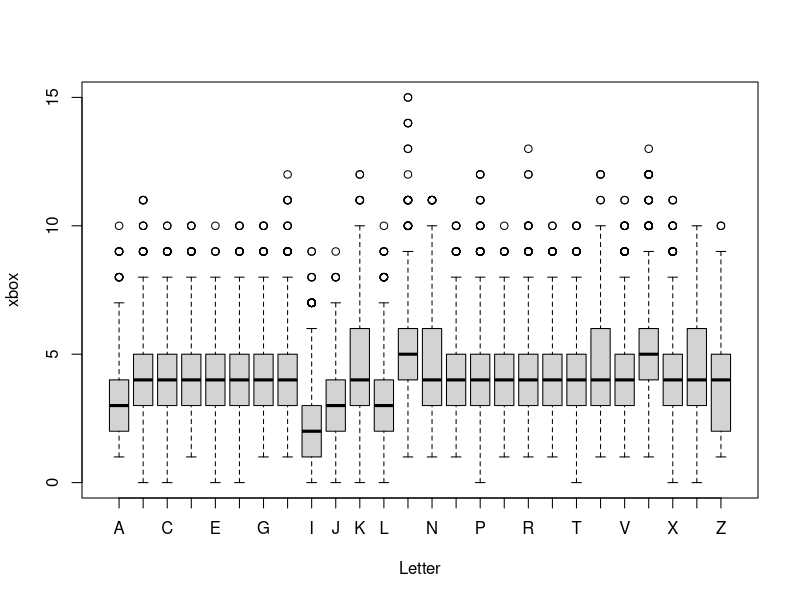
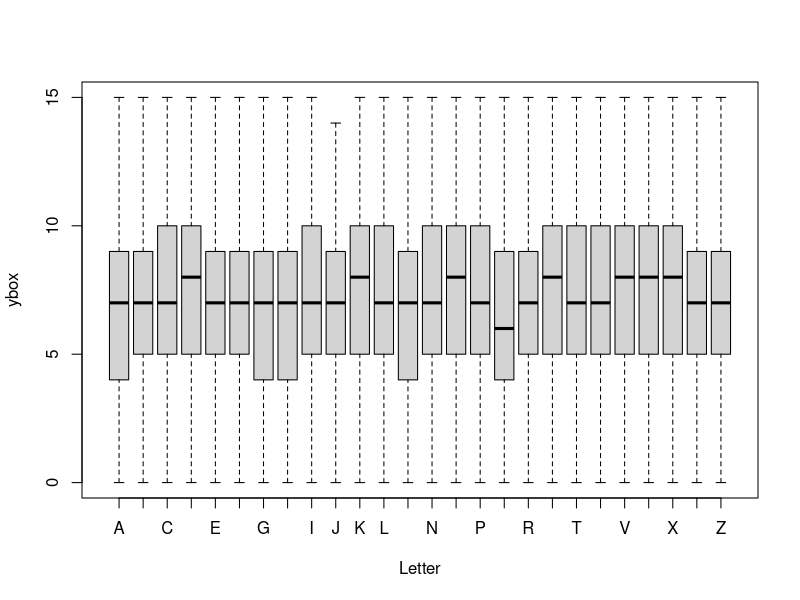
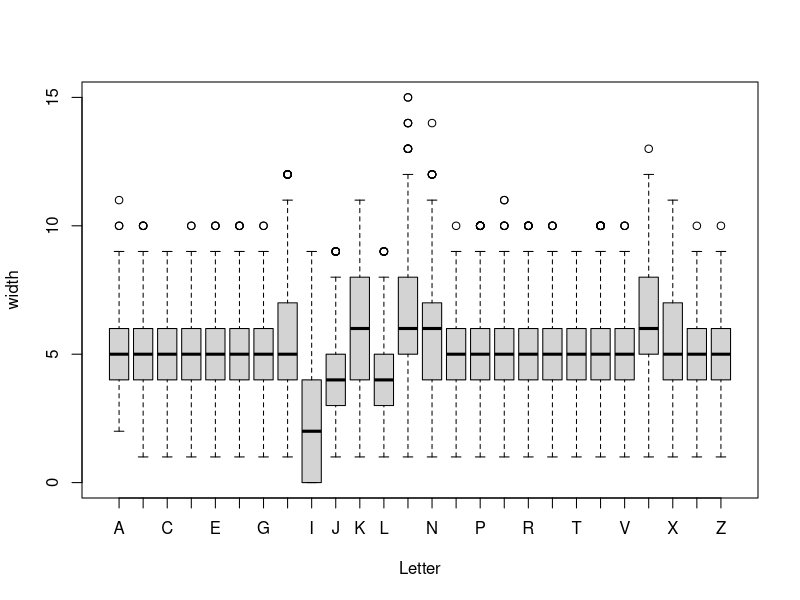
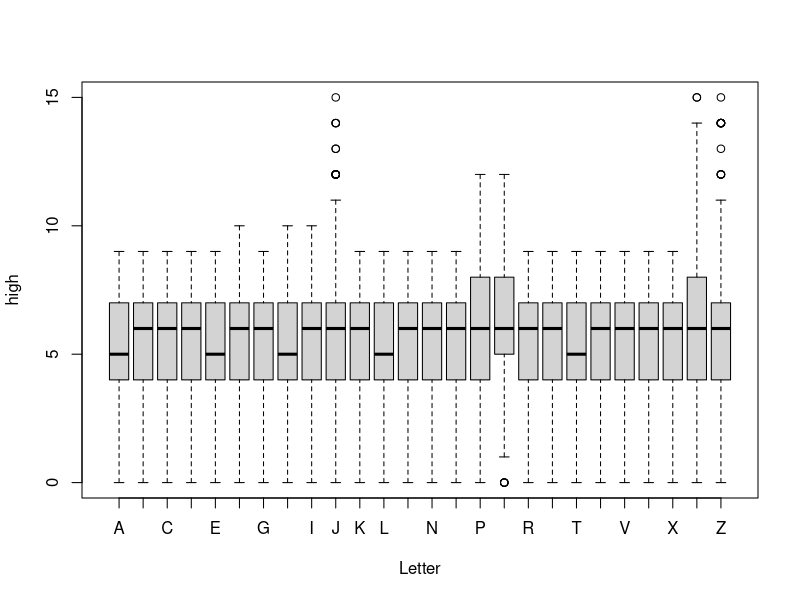
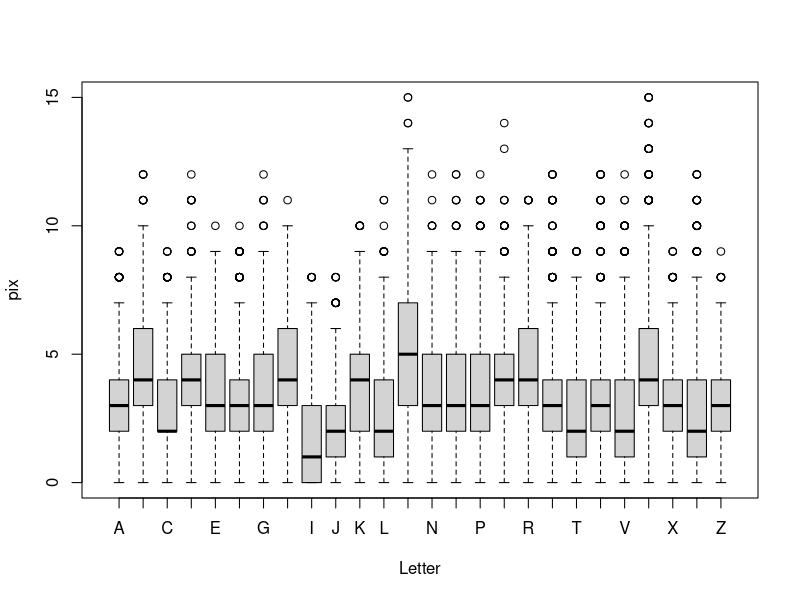
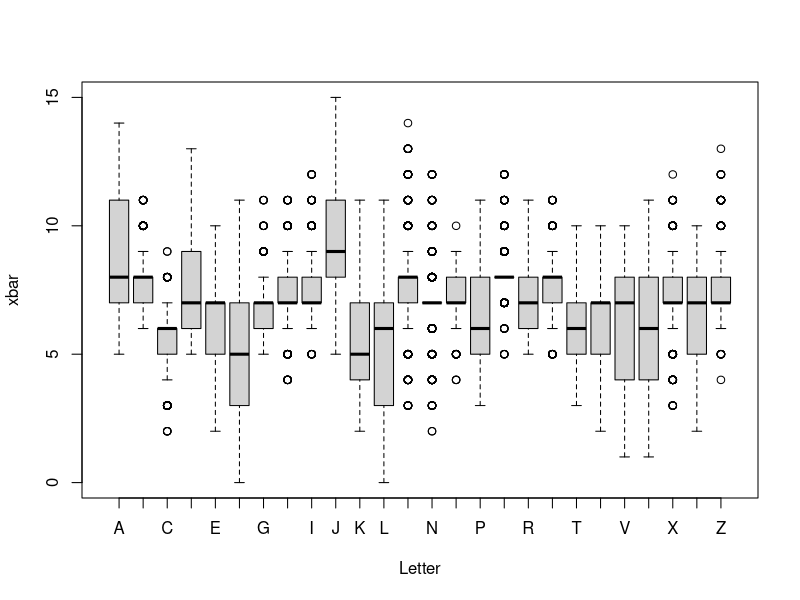
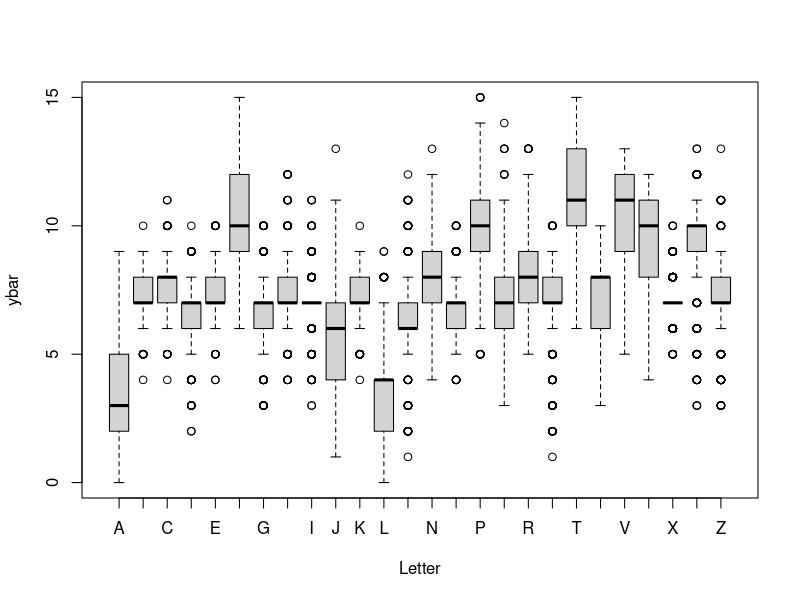
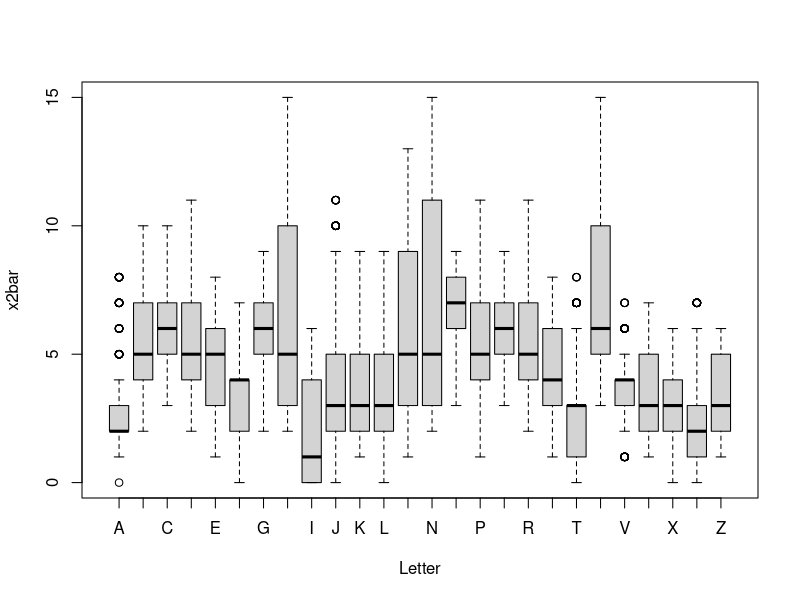

Reproduce these figures in R, in order.
setwd("C:/Users/David Lowe/Desktop/STAT 536/Letter")
letter <- read.table("letter-recognition.txt",header=TRUE,sep=",")

for(i in 2:ncol(letter)){
  boxplot(letter[,i]~letter$letter,ylab=names(letter)[i],xlab="Letter")
}


boxplot(letter$xege~letter$letter,ylab="Mean Edge Count",xlab="Letter",main="Mean Edge Count by Letter")





























